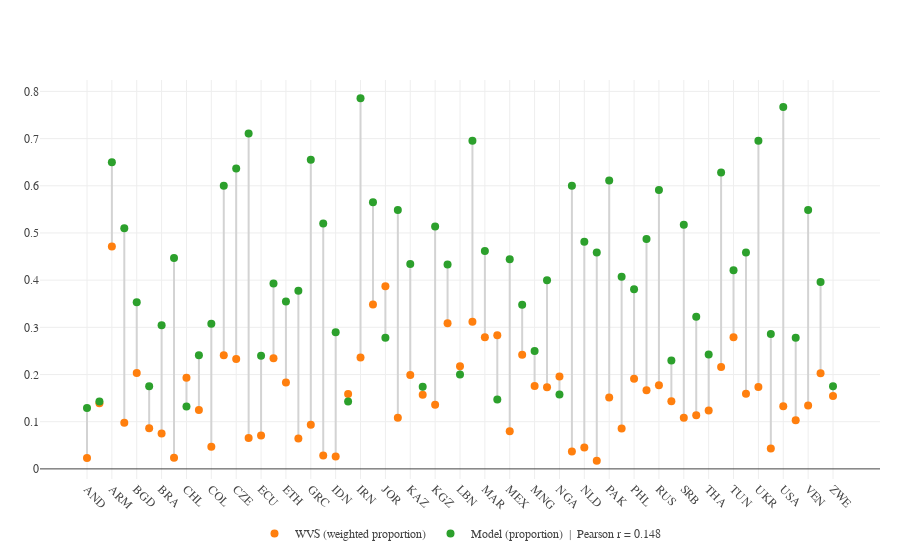

Source (notebook cell):
### Code cell
import pandas as pd
import numpy as np
import plotly.graph_objects as go

# -------------------------------
# Configuration mapping per item
# -------------------------------
ITEMS = {
    "Q8":   {"pred_path": "../q8_pipeline/predictions/q8_predictions_filtered.csv",        "wvs_col": "Q8"},
    "Q11":  {"pred_path": "../q11_pipeline/predictions/q11_predictions_filtered.csv",       "wvs_col": "Q11"},
    "Q17":  {"pred_path": "../q17_pipeline/predictions/q17_predictions_filtered.csv",       "wvs_col": "Q17"},
    "Q152": {"pred_path": "../q152_q153_pipeline/predictions/q152_predictions_filtered.csv","wvs_col": "Q152"},
    "Q153": {"pred_path": "../q152_q153_pipeline/predictions/q153_predictions_filtered.csv","wvs_col": "Q153"},
    "Q154": {"pred_path": "../q154_q155_pipeline/predictions/q154_predictions_filtered.csv","wvs_col": "Q154"},
    "Q155": {"pred_path": "../q154_q155_pipeline/predictions/q155_predictions_filtered.csv","wvs_col": "Q155"},
    "Q65":  {"pred_path": "../q65_pipeline/predictions/q65_predictions_filtered.csv",       "wvs_col": "Q65"},
    "Q69":  {"pred_path": "../q69_pipeline/predictions/q69_predictions_filtered.csv",       "wvs_col": "Q69"},
    "Q70":  {"pred_path": "../q70_pipeline/predictions/q70_predictions_filtered.csv",       "wvs_col": "Q70"},
}

# Path to WVS Wave 7 file
WVS_PATH = r"C:\Users\secki\OneDrive\Desktop\MY498 Capstone Under Supervision\WVS Wave 7 Full Package for EFA\F00010736-WVS_Cross-National_Wave_7_rdata_v6_0\wvs7_full_data.csv"

# -------------------------------
# Helpers (country-level, all-years)
# -------------------------------
def load_predictions(qid: str) -> pd.DataFrame:
    """Loads predictions for the question and returns the raw DataFrame."""
    df = pd.read_csv(ITEMS[qid]["pred_path"])
    if "predicted_combined_label" not in df.columns or "B_COUNTRY_ALPHA" not in df.columns:
        raise ValueError(f"Prediction file for {qid} missing required columns.")
    return df

def aggregate_model_country(df_pred: pd.DataFrame, qid: str, level: int) -> pd.DataFrame:
    """Computes per-country proportion of predicted sentences at the target response; sums over years."""
    prefix = f"{qid}_"
    target = f"{qid}_{level}"
    cur = df_pred[df_pred["predicted_combined_label"].str.startswith(prefix)].copy()
    cur["level"] = cur["predicted_combined_label"].str.split("_").str[-1].astype(int)

    # Country × level counts
    counts = cur.groupby(["B_COUNTRY_ALPHA", "level"]).size().rename("model_count").reset_index()
    totals = counts.groupby("B_COUNTRY_ALPHA")["model_count"].sum().rename("model_total").reset_index()
    merged = counts.merge(totals, on="B_COUNTRY_ALPHA", how="left")
    merged["model_prop"] = merged["model_count"] / merged["model_total"]

    # Keep only target level
    out = merged[merged["level"] == level][["B_COUNTRY_ALPHA", "model_prop"]].copy()
    return out

def aggregate_wvs_country(qid: str, level: int) -> pd.DataFrame:
    """
    Computes per-country weighted count for the target level:
    (country-level proportion at target level) × (constant country weight S018).
    All quantities are summed over years before proportioning; S018 is taken once per country.
    """
    wcol = ITEMS[qid]["wvs_col"]
    wvs = pd.read_csv(WVS_PATH, low_memory=False)

    req = ["B_COUNTRY_ALPHA", wcol, "S018"]
    for c in req:
        if c not in wvs.columns:
            raise ValueError(f"WVS missing required column: {c}")

    wvs[wcol] = pd.to_numeric(wvs[wcol], errors="coerce")
    wvs["S018"] = pd.to_numeric(wvs["S018"], errors="coerce")
    wvs = wvs.dropna(subset=[wcol, "S018"])

    # Country × level respondent counts (all years pooled)
    level_counts = (
        wvs.groupby(["B_COUNTRY_ALPHA", wcol])
           .size().rename("resp_count").reset_index()
           .rename(columns={wcol: "level"})
    )
    # Country totals (respondent count) and constant country weight S018
    country_totals = (
        wvs.groupby("B_COUNTRY_ALPHA")
           .agg(total_resp=("B_COUNTRY_ALPHA", "size"),
                country_weight=("S018", "first"))  # constant per country in WVS7 (per your spec)
           .reset_index()
    )

    merged = level_counts.merge(country_totals, on="B_COUNTRY_ALPHA", how="left")
    merged["prop_level"] = merged["resp_count"] / merged["total_resp"]
    merged["wvs_weighted_proportion"] = merged["prop_level"] * merged["country_weight"]
    merged["level"] = merged["level"].astype(int)

    # Keep only target level
    out = merged[merged["level"] == level][["B_COUNTRY_ALPHA", "wvs_weighted_proportion"]].copy()
    return out

# -------------------------------
# Plot + correlation
# -------------------------------
def plot_dumbbell(qid: str, level: int, *, header_placeholder: bool = True):
    """
    Builds dumbbell plot comparing:
    - WVS weighted count (proportion × constant country weight)
    - Model proportion (unweighted)
    Returns (fig, merged_df, pearson_r).
    """
    df_pred = load_predictions(qid)
    model_country = aggregate_model_country(df_pred, qid, level)
    wvs_country   = aggregate_wvs_country(qid, level)

    merged = pd.merge(model_country, wvs_country, on="B_COUNTRY_ALPHA", how="inner").dropna()
    merged = merged.sort_values("B_COUNTRY_ALPHA").reset_index(drop=True)

    r = merged["model_prop"].corr(merged["wvs_weighted_proportion"])

    # Build figure
    fig = go.Figure()
    for _, row in merged.iterrows():
        fig.add_trace(go.Scatter(
            x=[row["B_COUNTRY_ALPHA"], row["B_COUNTRY_ALPHA"]],
            y=[row["wvs_weighted_proportion"], row["model_prop"]],
            mode="lines",
            line=dict(color="lightgray", width=2),
            hoverinfo="skip",
            showlegend=False
        ))
    fig.add_trace(go.Scatter(
        x=merged["B_COUNTRY_ALPHA"], y=merged["wvs_weighted_proportion"],
        mode="markers", marker=dict(size=8),
        name="WVS (weighted proportion)",
        hovertemplate="Country: %{x}<br>WVS weighted proportion: %{y:.3f}<extra></extra>",
        showlegend=True
    ))
    fig.add_trace(go.Scatter(
        x=merged["B_COUNTRY_ALPHA"], y=merged["model_prop"],
        mode="markers", marker=dict(size=8),
        name=f"Model (proportion)  |  Pearson r = {r:.3f}",
        hovertemplate="Country: %{x}<br>Model proportion: %{y:.3f}<extra></extra>",
        showlegend=True
    ))

    bold_times = "Times New Roman Bold, Times New Roman, Times, serif"

    # Dynamic y-range to fit both scales
    ymax = float(np.nanmax(merged[["wvs_weighted_proportion", "model_prop"]].to_numpy()))
    ymin = float(np.nanmin(merged[["wvs_weighted_proportion", "model_prop"]].to_numpy()))
    pad  = (ymax - ymin) * 0.05 if np.isfinite(ymax - ymin) else 0.05
    y0, y1 = (ymin - pad, ymax + pad) if np.isfinite(ymax) else (0, 1)


    fig.update_layout(
        template=None,
        xaxis_title=None,
        yaxis_title=None,
        hovermode="x unified",
        margin=dict(l=40, r=20, t=80 if header_placeholder else 40, b=70),
        showlegend=True,
        legend=dict(orientation="h", x=0.5, xanchor="center", y=-0.1, yanchor="top",
                    font=dict(family=bold_times, size=12)),
        font=dict(family=bold_times, size=14),
        hoverlabel=dict(font_family=bold_times, font_size=12)
    )
    fig.update_xaxes(tickangle=45, tickfont=dict(family=bold_times, size=12))
    fig.update_yaxes(range=[y0, y1], tickfont=dict(family=bold_times, size=12))
    return fig, merged, r

# -------------------------------
# Usage example
# -------------------------------
fig, data, r = plot_dumbbell("Q152", 2, header_placeholder=True)
fig.show()

### Figure 1 — Plotly figure (JSON) as saved in the notebook; plotly's stock layout.template omitted (floating-point values rounded to 4 significant figures)
{"data": [{"hoverinfo": "skip", "line": {"color": "lightgray", "width": 2}, "mode": "lines", "showlegend": false, "type": "scatter", "x": ["AND", "AND"], "y": [0.02282, 0.129]}, {"hoverinfo": "skip", "line": {"color": "lightgray", "width": 2}, "mode": "lines", "showlegend": false, "type": "scatter", "x": ["ARG", "ARG"], "y": [0.1392, 0.1429]}, {"hoverinfo": "skip", "line": {"color": "lightgray", "width": 2}, "mode": "lines", "showlegend": false, "type": "scatter", "x": ["ARM", "ARM"], "y": [0.4713, 0.65]}, {"hoverinfo": "skip", "line": {"color": "lightgray", "width": 2}, "mode": "lines", "showlegend": false, "type": "scatter", "x": ["AUS", "AUS"], "y": [0.09796, 0.5098]}, {"hoverinfo": "skip", "line": {"color": "lightgray", "width": 2}, "mode": "lines", "showlegend": false, "type": "scatter", "x": ["BGD", "BGD"], "y": [0.2035, 0.3529]}, {"hoverinfo": "skip", "line": {"color": "lightgray", "width": 2}, "mode": "lines", "showlegend": false, "type": "scatter", "x": ["BOL", "BOL"], "y": [0.08637, 0.175]}, {"hoverinfo": "skip", "line": {"color": "lightgray", "width": 2}, "mode": "lines", "showlegend": false, "type": "scatter", "x": ["BRA", "BRA"], "y": [0.07505, 0.3043]}, {"hoverinfo": "skip", "line": {"color": "lightgray", "width": 2}, "mode": "lines", "showlegend": false, "type": "scatter", "x": ["CAN", "CAN"], "y": [0.02385, 0.4468]}, {"hoverinfo": "skip", "line": {"color": "lightgray", "width": 2}, "mode": "lines", "showlegend": false, "type": "scatter", "x": ["CHL", "CHL"], "y": [0.193, 0.1321]}, {"hoverinfo": "skip", "line": {"color": "lightgray", "width": 2}, "mode": "lines", "showlegend": false, "type": "scatter", "x": ["CHN", "CHN"], "y": [0.125, 0.241]}, {"hoverinfo": "skip", "line": {"color": "lightgray", "width": 2}, "mode": "lines", "showlegend": false, "type": "scatter", "x": ["COL", "COL"], "y": [0.04718, 0.3077]}, {"hoverinfo": "skip", "line": {"color": "lightgray", "width": 2}, "mode": "lines", "showlegend": false, "type": "scatter", "x": ["CYP", "CYP"], "y": [0.241, 0.6]}, {"hoverinfo": "skip", "line": {"color": "lightgray", "width": 2}, "mode": "lines", "showlegend": false, "type": "scatter", "x": ["CZE", "CZE"], "y": [0.2326, 0.6364]}, {"hoverinfo": "skip", "line": {"color": "lightgray", "width": 2}, "mode": "lines", "showlegend": false, "type": "scatter", "x": ["DEU", "DEU"], "y": [0.06553, 0.7105]}, {"hoverinfo": "skip", "line": {"color": "lightgray", "width": 2}, "mode": "lines", "showlegend": false, "type": "scatter", "x": ["ECU", "ECU"], "y": [0.07083, 0.24]}, {"hoverinfo": "skip", "line": {"color": "lightgray", "width": 2}, "mode": "lines", "showlegend": false, "type": "scatter", "x": ["EGY", "EGY"], "y": [0.2347, 0.3929]}, {"hoverinfo": "skip", "line": {"color": "lightgray", "width": 2}, "mode": "lines", "showlegend": false, "type": "scatter", "x": ["ETH", "ETH"], "y": [0.1831, 0.3548]}, {"hoverinfo": "skip", "line": {"color": "lightgray", "width": 2}, "mode": "lines", "showlegend": false, "type": "scatter", "x": ["GBR", "GBR"], "y": [0.06464, 0.3774]}, {"hoverinfo": "skip", "line": {"color": "lightgray", "width": 2}, "mode": "lines", "showlegend": false, "type": "scatter", "x": ["GRC", "GRC"], "y": [0.09375, 0.6552]}, {"hoverinfo": "skip", "line": {"color": "lightgray", "width": 2}, "mode": "lines", "showlegend": false, "type": "scatter", "x": ["GTM", "GTM"], "y": [0.02847, 0.52]}, {"hoverinfo": "skip", "line": {"color": "lightgray", "width": 2}, "mode": "lines", "showlegend": false, "type": "scatter", "x": ["IDN", "IDN"], "y": [0.02627, 0.2895]}, {"hoverinfo": "skip", "line": {"color": "lightgray", "width": 2}, "mode": "lines", "showlegend": false, "type": "scatter", "x": ["IND", "IND"], "y": [0.1589, 0.1429]}, {"hoverinfo": "skip", "line": {"color": "lightgray", "width": 2}, "mode": "lines", "showlegend": false, "type": "scatter", "x": ["IRN", "IRN"], "y": [0.2363, 0.7857]}, {"hoverinfo": "skip", "line": {"color": "lightgray", "width": 2}, "mode": "lines", "showlegend": false, "type": "scatter", "x": ["IRQ", "IRQ"], "y": [0.3486, 0.5652]}, {"hoverinfo": "skip", "line": {"color": "lightgray", "width": 2}, "mode": "lines", "showlegend": false, "type": "scatter", "x": ["JOR", "JOR"], "y": [0.387, 0.2778]}, {"hoverinfo": "skip", "line": {"color": "lightgray", "width": 2}, "mode": "lines", "showlegend": false, "type": "scatter", "x": ["JPN", "JPN"], "y": [0.1082, 0.5484]}, {"hoverinfo": "skip", "line": {"color": "lightgray", "width": 2}, "mode": "lines", "showlegend": false, "type": "scatter", "x": ["KAZ", "KAZ"], "y": [0.1988, 0.434]}, {"hoverinfo": "skip", "line": {"color": "lightgray", "width": 2}, "mode": "lines", "showlegend": false, "type": "scatter", "x": ["KEN", "KEN"], "y": [0.1572, 0.1739]}, {"hoverinfo": "skip", "line": {"color": "lightgray", "width": 2}, "mode": "lines", "showlegend": false, "type": "scatter", "x": ["KGZ", "KGZ"], "y": [0.1361, 0.5135]}, {"hoverinfo": "skip", "line": {"color": "lightgray", "width": 2}, "mode": "lines", "showlegend": false, "type": "scatter", "x": ["KOR", "KOR"], "y": [0.3084, 0.4333]}, {"hoverinfo": "skip", "line": {"color": "lightgray", "width": 2}, "mode": "lines", "showlegend": false, "type": "scatter", "x": ["LBN", "LBN"], "y": [0.2174, 0.2]}, {"hoverinfo": "skip", "line": {"color": "lightgray", "width": 2}, "mode": "lines", "showlegend": false, "type": "scatter", "x": ["LBY", "LBY"], "y": [0.3118, 0.6957]}, {"hoverinfo": "skip", "line": {"color": "lightgray", "width": 2}, "mode": "lines", "showlegend": false, "type": "scatter", "x": ["MAR", "MAR"], "y": [0.2792, 0.4615]}, {"hoverinfo": "skip", "line": {"color": "lightgray", "width": 2}, "mode": "lines", "showlegend": false, "type": "scatter", "x": ["MDV", "MDV"], "y": [0.2835, 0.1471]}, {"hoverinfo": "skip", "line": {"color": "lightgray", "width": 2}, "mode": "lines", "showlegend": false, "type": "scatter", "x": ["MEX", "MEX"], "y": [0.07984, 0.4444]}, {"hoverinfo": "skip", "line": {"color": "lightgray", "width": 2}, "mode": "lines", "showlegend": false, "type": "scatter", "x": ["MMR", "MMR"], "y": [0.2417, 0.3478]}, {"hoverinfo": "skip", "line": {"color": "lightgray", "width": 2}, "mode": "lines", "showlegend": false, "type": "scatter", "x": ["MNG", "MNG"], "y": [0.1755, 0.25]}, {"hoverinfo": "skip", "line": {"color": "lightgray", "width": 2}, "mode": "lines", "showlegend": false, "type": "scatter", "x": ["MYS", "MYS"], "y": [0.1729, 0.4]}, {"hoverinfo": "skip", "line": {"color": "lightgray", "width": 2}, "mode": "lines", "showlegend": false, "type": "scatter", "x": ["NGA", "NGA"], "y": [0.1961, 0.1579]}, {"hoverinfo": "skip", "line": {"color": "lightgray", "width": 2}, "mode": "lines", "showlegend": false, "type": "scatter", "x": ["NIC", "NIC"], "y": [0.03681, 0.6]}, {"hoverinfo": "skip", "line": {"color": "lightgray", "width": 2}, "mode": "lines", "showlegend": false, "type": "scatter", "x": ["NLD", "NLD"], "y": [0.04542, 0.4815]}, {"hoverinfo": "skip", "line": {"color": "lightgray", "width": 2}, "mode": "lines", "showlegend": false, "type": "scatter", "x": ["NZL", "NZL"], "y": [0.01701, 0.4583]}, {"hoverinfo": "skip", "line": {"color": "lightgray", "width": 2}, "mode": "lines", "showlegend": false, "type": "scatter", "x": ["PAK", "PAK"], "y": [0.1514, 0.6111]}, {"hoverinfo": "skip", "line": {"color": "lightgray", "width": 2}, "mode": "lines", "showlegend": false, "type": "scatter", "x": ["PER", "PER"], "y": [0.08571, 0.4074]}, {"hoverinfo": "skip", "line": {"color": "lightgray", "width": 2}, "mode": "lines", "showlegend": false, "type": "scatter", "x": ["PHL", "PHL"], "y": [0.191, 0.381]}, {"hoverinfo": "skip", "line": {"color": "lightgray", "width": 2}, "mode": "lines", "showlegend": false, "type": "scatter", "x": ["ROU", "ROU"], "y": [0.1665, 0.4872]}, {"hoverinfo": "skip", "line": {"color": "lightgray", "width": 2}, "mode": "lines", "showlegend": false, "type": "scatter", "x": ["RUS", "RUS"], "y": [0.1773, 0.5909]}, {"hoverinfo": "skip", "line": {"color": "lightgray", "width": 2}, "mode": "lines", "showlegend": false, "type": "scatter", "x": ["SGP", "SGP"], "y": [0.1433, 0.2295]}, {"hoverinfo": "skip", "line": {"color": "lightgray", "width": 2}, "mode": "lines", "showlegend": false, "type": "scatter", "x": ["SRB", "SRB"], "y": [0.1086, 0.5172]}, {"hoverinfo": "skip", "line": {"color": "lightgray", "width": 2}, "mode": "lines", "showlegend": false, "type": "scatter", "x": ["SVK", "SVK"], "y": [0.1139, 0.3226]}, {"hoverinfo": "skip", "line": {"color": "lightgray", "width": 2}, "mode": "lines", "showlegend": false, "type": "scatter", "x": ["THA", "THA"], "y": [0.1236, 0.2424]}, {"hoverinfo": "skip", "line": {"color": "lightgray", "width": 2}, "mode": "lines", "showlegend": false, "type": "scatter", "x": ["TJK", "TJK"], "y": [0.216, 0.6279]}, {"hoverinfo": "skip", "line": {"color": "lightgray", "width": 2}, "mode": "lines", "showlegend": false, "type": "scatter", "x": ["TUN", "TUN"], "y": [0.2789, 0.4211]}, {"hoverinfo": "skip", "line": {"color": "lightgray", "width": 2}, "mode": "lines", "showlegend": false, "type": "scatter", "x": ["TUR", "TUR"], "y": [0.1595, 0.4583]}, {"hoverinfo": "skip", "line": {"color": "lightgray", "width": 2}, "mode": "lines", "showlegend": false, "type": "scatter", "x": ["UKR", "UKR"], "y": [0.1733, 0.6957]}, {"hoverinfo": "skip", "line": {"color": "lightgray", "width": 2}, "mode": "lines", "showlegend": false, "type": "scatter", "x": ["URY", "URY"], "y": [0.043, 0.2857]}, {"hoverinfo": "skip", "line": {"color": "lightgray", "width": 2}, "mode": "lines", "showlegend": false, "type": "scatter", "x": ["USA", "USA"], "y": [0.133, 0.7671]}, {"hoverinfo": "skip", "line": {"color": "lightgray", "width": 2}, "mode": "lines", "showlegend": false, "type": "scatter", "x": ["UZB", "UZB"], "y": [0.103, 0.2778]}, {"hoverinfo": "skip", "line": {"color": "lightgray", "width": 2}, "mode": "lines", "showlegend": false, "type": "scatter", "x": ["VEN", "VEN"], "y": [0.1342, 0.5484]}, {"hoverinfo": "skip", "line": {"color": "lightgray", "width": 2}, "mode": "lines", "showlegend": false, "type": "scatter", "x": ["VNM", "VNM"], "y": [0.2028, 0.3958]}, {"hoverinfo": "skip", "line": {"color": "lightgray", "width": 2}, "mode": "lines", "showlegend": false, "type": "scatter", "x": ["ZWE", "ZWE"], "y": [0.1544, 0.175]}, {"hovertemplate": "Country: %{x}<br>WVS weighted proportion: %{y:.3f}<extra></extra>", "marker": {"size": 8}, "mode": "markers", "name": "WVS (weighted proportion)", "showlegend": true, "type": "scatter", "x": ["AND", "ARG", "ARM", "AUS", "BGD", "BOL", "BRA", "CAN", "CHL", "CHN", "COL", "CYP", "CZE", "DEU", "ECU", "EGY", "ETH", "GBR", "GRC", "GTM", "IDN", "IND", "IRN", "IRQ", "JOR", "JPN", "KAZ", "KEN", "KGZ", "KOR", "LBN", "LBY", "MAR", "MDV", "MEX", "MMR", "MNG", "MYS", "NGA", "NIC", "NLD", "NZL", "PAK", "PER", "PHL", "ROU", "RUS", "SGP", "SRB", "SVK", "THA", "TJK", "TUN", "TUR", "UKR", "URY", "USA", "UZB", "VEN", "VNM", "ZWE"], "y": [0.02282, 0.1392, 0.4713, 0.09796, 0.2035, 0.08637, 0.07505, 0.02385, 0.193, 0.125, 0.04718, 0.241, 0.2326, 0.06553, 0.07083, 0.2347, 0.1831, 0.06464, 0.09375, 0.02847, 0.02627, 0.1589, 0.2363, 0.3486, 0.387, 0.1082, 0.1988, 0.1572, 0.1361, 0.3084, 0.2174, 0.3118, 0.2792, 0.2835, 0.07984, 0.2417, 0.1755, 0.1729, 0.1961, 0.03681, 0.04542, 0.01701, 0.1514, 0.08571, 0.191, 0.1665, 0.1773, 0.1433, 0.1086, 0.1139, 0.1236, 0.216, 0.2789, 0.1595, 0.1733, 0.043, 0.133, 0.103, 0.1342, 0.2028, 0.1544]}, {"hovertemplate": "Country: %{x}<br>Model proportion: %{y:.3f}<extra></extra>", "marker": {"size": 8}, "mode": "markers", "name": "Model (proportion)  |  Pearson r = 0.148", "showlegend": true, "type": "scatter", "x": ["AND", "ARG", "ARM", "AUS", "BGD", "BOL", "BRA", "CAN", "CHL", "CHN", "COL", "CYP", "CZE", "DEU", "ECU", "EGY", "ETH", "GBR", "GRC", "GTM", "IDN", "IND", "IRN", "IRQ", "JOR", "JPN", "KAZ", "KEN", "KGZ", "KOR", "LBN", "LBY", "MAR", "MDV", "MEX", "MMR", "MNG", "MYS", "NGA", "NIC", "NLD", "NZL", "PAK", "PER", "PHL", "ROU", "RUS", "SGP", "SRB", "SVK", "THA", "TJK", "TUN", "TUR", "UKR", "URY", "USA", "UZB", "VEN", "VNM", "ZWE"], "y": [0.129, 0.1429, 0.65, 0.5098, 0.3529, 0.175, 0.3043, 0.4468, 0.1321, 0.241, 0.3077, 0.6, 0.6364, 0.7105, 0.24, 0.3929, 0.3548, 0.3774, 0.6552, 0.52, 0.2895, 0.1429, 0.7857, 0.5652, 0.2778, 0.5484, 0.434, 0.1739, 0.5135, 0.4333, 0.2, 0.6957, 0.4615, 0.1471, 0.4444, 0.3478, 0.25, 0.4, 0.1579, 0.6, 0.4815, 0.4583, 0.6111, 0.4074, 0.381, 0.4872, 0.5909, 0.2295, 0.5172, 0.3226, 0.2424, 0.6279, 0.4211, 0.4583, 0.6957, 0.2857, 0.7671, 0.2778, 0.5484, 0.3958, 0.175]}], "layout": {"font": {"family": "Times New Roman Bold, Times New Roman, Times, serif", "size": 14}, "hoverlabel": {"font": {"family": "Times New Roman Bold, Times New Roman, Times, serif", "size": 12}}, "hovermode": "x unified", "legend": {"font": {"family": "Times New Roman Bold, Times New Roman, Times, serif", "size": 12}, "orientation": "h", "x": 0.5, "xanchor": "center", "y": -0.1, "yanchor": "top"}, "margin": {"b": 70, "l": 40, "r": 20, "t": 80}, "showlegend": true, "xaxis": {"tickangle": 45, "tickfont": {"family": "Times New Roman Bold, Times New Roman, Times, serif", "size": 12}, "title": {}}, "yaxis": {"range": [-0.02143, 0.8241], "tickfont": {"family": "Times New Roman Bold, Times New Roman, Times, serif", "size": 12}, "title": {}}}}
